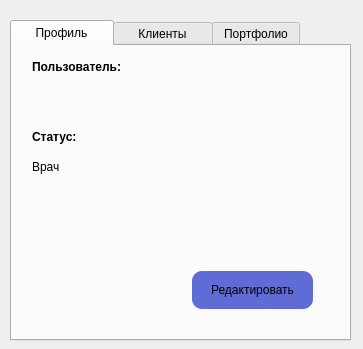
<?xml version="1.0" encoding="UTF-8"?>
<ui version="4.0">
 <class>Form</class>
 <widget class="QWidget" name="Form">
  <property name="geometry">
   <rect>
    <x>0</x>
    <y>0</y>
    <width>363</width>
    <height>349</height>
   </rect>
  </property>
  <property name="windowTitle">
   <string>Form</string>
  </property>
  <widget class="QTabWidget" name="tabWidget">
   <property name="geometry">
    <rect>
     <x>10</x>
     <y>20</y>
     <width>341</width>
     <height>321</height>
    </rect>
   </property>
   <property name="currentIndex">
    <number>0</number>
   </property>
   <widget class="QWidget" name="tab">
    <property name="styleSheet">
     <string notr="true">QPushButton:hover{
background-color: rgb(128, 141, 255);
}
QPushButton{
background-color: rgb(96, 108, 213);
border-radius: 10%;
}</string>
    </property>
    <attribute name="title">
     <string>    Профиль    </string>
    </attribute>
    <widget class="QLabel" name="label">
     <property name="geometry">
      <rect>
       <x>20</x>
       <y>10</y>
       <width>101</width>
       <height>21</height>
      </rect>
     </property>
     <property name="font">
      <font>
       <weight>75</weight>
       <bold>true</bold>
      </font>
     </property>
     <property name="text">
      <string>Пользователь:</string>
     </property>
    </widget>
    <widget class="QLabel" name="nameandfemale">
     <property name="geometry">
      <rect>
       <x>20</x>
       <y>40</y>
       <width>111</width>
       <height>21</height>
      </rect>
     </property>
     <property name="text">
      <string/>
     </property>
    </widget>
    <widget class="QLabel" name="label_2">
     <property name="geometry">
      <rect>
       <x>20</x>
       <y>80</y>
       <width>61</width>
       <height>21</height>
      </rect>
     </property>
     <property name="font">
      <font>
       <weight>75</weight>
       <bold>true</bold>
      </font>
     </property>
     <property name="text">
      <string>Статус:</string>
     </property>
    </widget>
    <widget class="QLabel" name="label_3">
     <property name="geometry">
      <rect>
       <x>20</x>
       <y>110</y>
       <width>61</width>
       <height>21</height>
      </rect>
     </property>
     <property name="text">
      <string>Врач</string>
     </property>
    </widget>
    <widget class="QLineEdit" name="name_space">
     <property name="geometry">
      <rect>
       <x>1000</x>
       <y>40</y>
       <width>113</width>
       <height>20</height>
      </rect>
     </property>
    </widget>
    <widget class="QPushButton" name="fio">
     <property name="geometry">
      <rect>
       <x>1000</x>
       <y>40</y>
       <width>81</width>
       <height>21</height>
      </rect>
     </property>
     <property name="text">
      <string>Ввести ФИО</string>
     </property>
    </widget>
    <widget class="QPushButton" name="createNewName">
     <property name="geometry">
      <rect>
       <x>180</x>
       <y>225</y>
       <width>121</width>
       <height>38</height>
      </rect>
     </property>
     <property name="text">
      <string>Редактировать</string>
     </property>
    </widget>
   </widget>
   <widget class="QWidget" name="tab_2">
    <property name="styleSheet">
     <string notr="true">QPushButton:hover{
background-color: rgb(128, 141, 255);
}
QPushButton{
background-color: rgb(96, 108, 213);
border-radius: 10%;
}</string>
    </property>
    <attribute name="title">
     <string>    Клиенты    </string>
    </attribute>
    <widget class="QTableWidget" name="tableW">
     <property name="geometry">
      <rect>
       <x>0</x>
       <y>0</y>
       <width>331</width>
       <height>191</height>
      </rect>
     </property>
     <property name="palette">
      <palette>
       <active>
        <colorrole role="WindowText">
         <brush brushstyle="SolidPattern">
          <color alpha="255">
           <red>0</red>
           <green>0</green>
           <blue>0</blue>
          </color>
         </brush>
        </colorrole>
        <colorrole role="Button">
         <brush brushstyle="SolidPattern">
          <color alpha="255">
           <red>146</red>
           <green>152</green>
           <blue>240</blue>
          </color>
         </brush>
        </colorrole>
        <colorrole role="Light">
         <brush brushstyle="SolidPattern">
          <color alpha="255">
           <red>255</red>
           <green>255</green>
           <blue>255</blue>
          </color>
         </brush>
        </colorrole>
        <colorrole role="Midlight">
         <brush brushstyle="SolidPattern">
          <color alpha="255">
           <red>200</red>
           <green>203</green>
           <blue>247</blue>
          </color>
         </brush>
        </colorrole>
        <colorrole role="Dark">
         <brush brushstyle="SolidPattern">
          <color alpha="255">
           <red>73</red>
           <green>76</green>
           <blue>120</blue>
          </color>
         </brush>
        </colorrole>
        <colorrole role="Mid">
         <brush brushstyle="SolidPattern">
          <color alpha="255">
           <red>97</red>
           <green>101</green>
           <blue>160</blue>
          </color>
         </brush>
        </colorrole>
        <colorrole role="Text">
         <brush brushstyle="SolidPattern">
          <color alpha="255">
           <red>0</red>
           <green>0</green>
           <blue>0</blue>
          </color>
         </brush>
        </colorrole>
        <colorrole role="BrightText">
         <brush brushstyle="SolidPattern">
          <color alpha="255">
           <red>255</red>
           <green>255</green>
           <blue>255</blue>
          </color>
         </brush>
        </colorrole>
        <colorrole role="ButtonText">
         <brush brushstyle="SolidPattern">
          <color alpha="255">
           <red>0</red>
           <green>0</green>
           <blue>0</blue>
          </color>
         </brush>
        </colorrole>
        <colorrole role="Base">
         <brush brushstyle="SolidPattern">
          <color alpha="255">
           <red>255</red>
           <green>255</green>
           <blue>255</blue>
          </color>
         </brush>
        </colorrole>
        <colorrole role="Window">
         <brush brushstyle="SolidPattern">
          <color alpha="255">
           <red>146</red>
           <green>152</green>
           <blue>240</blue>
          </color>
         </brush>
        </colorrole>
        <colorrole role="Shadow">
         <brush brushstyle="SolidPattern">
          <color alpha="255">
           <red>0</red>
           <green>0</green>
           <blue>0</blue>
          </color>
         </brush>
        </colorrole>
        <colorrole role="AlternateBase">
         <brush brushstyle="SolidPattern">
          <color alpha="255">
           <red>200</red>
           <green>203</green>
           <blue>247</blue>
          </color>
         </brush>
        </colorrole>
        <colorrole role="ToolTipBase">
         <brush brushstyle="SolidPattern">
          <color alpha="255">
           <red>255</red>
           <green>255</green>
           <blue>220</blue>
          </color>
         </brush>
        </colorrole>
        <colorrole role="ToolTipText">
         <brush brushstyle="SolidPattern">
          <color alpha="255">
           <red>0</red>
           <green>0</green>
           <blue>0</blue>
          </color>
         </brush>
        </colorrole>
       </active>
       <inactive>
        <colorrole role="WindowText">
         <brush brushstyle="SolidPattern">
          <color alpha="255">
           <red>0</red>
           <green>0</green>
           <blue>0</blue>
          </color>
         </brush>
        </colorrole>
        <colorrole role="Button">
         <brush brushstyle="SolidPattern">
          <color alpha="255">
           <red>146</red>
           <green>152</green>
           <blue>240</blue>
          </color>
         </brush>
        </colorrole>
        <colorrole role="Light">
         <brush brushstyle="SolidPattern">
          <color alpha="255">
           <red>255</red>
           <green>255</green>
           <blue>255</blue>
          </color>
         </brush>
        </colorrole>
        <colorrole role="Midlight">
         <brush brushstyle="SolidPattern">
          <color alpha="255">
           <red>200</red>
           <green>203</green>
           <blue>247</blue>
          </color>
         </brush>
        </colorrole>
        <colorrole role="Dark">
         <brush brushstyle="SolidPattern">
          <color alpha="255">
           <red>73</red>
           <green>76</green>
           <blue>120</blue>
          </color>
         </brush>
        </colorrole>
        <colorrole role="Mid">
         <brush brushstyle="SolidPattern">
          <color alpha="255">
           <red>97</red>
           <green>101</green>
           <blue>160</blue>
          </color>
         </brush>
        </colorrole>
        <colorrole role="Text">
         <brush brushstyle="SolidPattern">
          <color alpha="255">
           <red>0</red>
           <green>0</green>
           <blue>0</blue>
          </color>
         </brush>
        </colorrole>
        <colorrole role="BrightText">
         <brush brushstyle="SolidPattern">
          <color alpha="255">
           <red>255</red>
           <green>255</green>
           <blue>255</blue>
          </color>
         </brush>
        </colorrole>
        <colorrole role="ButtonText">
         <brush brushstyle="SolidPattern">
          <color alpha="255">
           <red>0</red>
           <green>0</green>
           <blue>0</blue>
          </color>
         </brush>
        </colorrole>
        <colorrole role="Base">
         <brush brushstyle="SolidPattern">
          <color alpha="255">
           <red>255</red>
           <green>255</green>
           <blue>255</blue>
          </color>
         </brush>
        </colorrole>
        <colorrole role="Window">
         <brush brushstyle="SolidPattern">
          <color alpha="255">
           <red>146</red>
           <green>152</green>
           <blue>240</blue>
          </color>
         </brush>
        </colorrole>
        <colorrole role="Shadow">
         <brush brushstyle="SolidPattern">
          <color alpha="255">
           <red>0</red>
           <green>0</green>
           <blue>0</blue>
          </color>
         </brush>
        </colorrole>
        <colorrole role="AlternateBase">
         <brush brushstyle="SolidPattern">
          <color alpha="255">
           <red>200</red>
           <green>203</green>
           <blue>247</blue>
          </color>
         </brush>
        </colorrole>
        <colorrole role="ToolTipBase">
         <brush brushstyle="SolidPattern">
          <color alpha="255">
           <red>255</red>
           <green>255</green>
           <blue>220</blue>
          </color>
         </brush>
        </colorrole>
        <colorrole role="ToolTipText">
         <brush brushstyle="SolidPattern">
          <color alpha="255">
           <red>0</red>
           <green>0</green>
           <blue>0</blue>
          </color>
         </brush>
        </colorrole>
       </inactive>
       <disabled>
        <colorrole role="WindowText">
         <brush brushstyle="SolidPattern">
          <color alpha="255">
           <red>73</red>
           <green>76</green>
           <blue>120</blue>
          </color>
         </brush>
        </colorrole>
        <colorrole role="Button">
         <brush brushstyle="SolidPattern">
          <color alpha="255">
           <red>146</red>
           <green>152</green>
           <blue>240</blue>
          </color>
         </brush>
        </colorrole>
        <colorrole role="Light">
         <brush brushstyle="SolidPattern">
          <color alpha="255">
           <red>255</red>
           <green>255</green>
           <blue>255</blue>
          </color>
         </brush>
        </colorrole>
        <colorrole role="Midlight">
         <brush brushstyle="SolidPattern">
          <color alpha="255">
           <red>200</red>
           <green>203</green>
           <blue>247</blue>
          </color>
         </brush>
        </colorrole>
        <colorrole role="Dark">
         <brush brushstyle="SolidPattern">
          <color alpha="255">
           <red>73</red>
           <green>76</green>
           <blue>120</blue>
          </color>
         </brush>
        </colorrole>
        <colorrole role="Mid">
         <brush brushstyle="SolidPattern">
          <color alpha="255">
           <red>97</red>
           <green>101</green>
           <blue>160</blue>
          </color>
         </brush>
        </colorrole>
        <colorrole role="Text">
         <brush brushstyle="SolidPattern">
          <color alpha="255">
           <red>73</red>
           <green>76</green>
           <blue>120</blue>
          </color>
         </brush>
        </colorrole>
        <colorrole role="BrightText">
         <brush brushstyle="SolidPattern">
          <color alpha="255">
           <red>255</red>
           <green>255</green>
           <blue>255</blue>
          </color>
         </brush>
        </colorrole>
        <colorrole role="ButtonText">
         <brush brushstyle="SolidPattern">
          <color alpha="255">
           <red>73</red>
           <green>76</green>
           <blue>120</blue>
          </color>
         </brush>
        </colorrole>
        <colorrole role="Base">
         <brush brushstyle="SolidPattern">
          <color alpha="255">
           <red>146</red>
           <green>152</green>
           <blue>240</blue>
          </color>
         </brush>
        </colorrole>
        <colorrole role="Window">
         <brush brushstyle="SolidPattern">
          <color alpha="255">
           <red>146</red>
           <green>152</green>
           <blue>240</blue>
          </color>
         </brush>
        </colorrole>
        <colorrole role="Shadow">
         <brush brushstyle="SolidPattern">
          <color alpha="255">
           <red>0</red>
           <green>0</green>
           <blue>0</blue>
          </color>
         </brush>
        </colorrole>
        <colorrole role="AlternateBase">
         <brush brushstyle="SolidPattern">
          <color alpha="255">
           <red>146</red>
           <green>152</green>
           <blue>240</blue>
          </color>
         </brush>
        </colorrole>
        <colorrole role="ToolTipBase">
         <brush brushstyle="SolidPattern">
          <color alpha="255">
           <red>255</red>
           <green>255</green>
           <blue>220</blue>
          </color>
         </brush>
        </colorrole>
        <colorrole role="ToolTipText">
         <brush brushstyle="SolidPattern">
          <color alpha="255">
           <red>0</red>
           <green>0</green>
           <blue>0</blue>
          </color>
         </brush>
        </colorrole>
       </disabled>
      </palette>
     </property>
     <property name="font">
      <font>
       <family>Segoe UI Light</family>
      </font>
     </property>
     <property name="focusPolicy">
      <enum>Qt::NoFocus</enum>
     </property>
     <property name="contextMenuPolicy">
      <enum>Qt::DefaultContextMenu</enum>
     </property>
     <property name="acceptDrops">
      <bool>false</bool>
     </property>
     <property name="dragEnabled">
      <bool>false</bool>
     </property>
     <column>
      <property name="text">
       <string>Дата</string>
      </property>
     </column>
     <column>
      <property name="text">
       <string>Логин</string>
      </property>
     </column>
     <column>
      <property name="text">
       <string>Описание</string>
      </property>
     </column>
     <column>
      <property name="text">
       <string>Диагноз</string>
      </property>
     </column>
     <column>
      <property name="text">
       <string>Имя доктора</string>
      </property>
     </column>
    </widget>
    <widget class="QPushButton" name="save">
     <property name="geometry">
      <rect>
       <x>100</x>
       <y>244</y>
       <width>151</width>
       <height>31</height>
      </rect>
     </property>
     <property name="text">
      <string>Сохранить изменения</string>
     </property>
    </widget>
    <widget class="QLabel" name="label_5">
     <property name="geometry">
      <rect>
       <x>60</x>
       <y>210</y>
       <width>241</width>
       <height>20</height>
      </rect>
     </property>
     <property name="font">
      <font>
       <weight>50</weight>
       <italic>false</italic>
       <bold>false</bold>
      </font>
     </property>
     <property name="text">
      <string>Изменяйте только диагноз, пожалуйста</string>
     </property>
    </widget>
   </widget>
   <widget class="QWidget" name="tab_3">
    <property name="styleSheet">
     <string notr="true">QPushButton:hover{
background:  rgb(108, 128, 255);
}
QPushButton{
background:rgb(89, 90, 184);
border-radius: 10%;
}</string>
    </property>
    <attribute name="title">
     <string>Портфолио</string>
    </attribute>
    <widget class="QLabel" name="label_4">
     <property name="geometry">
      <rect>
       <x>20</x>
       <y>20</y>
       <width>211</width>
       <height>16</height>
      </rect>
     </property>
     <property name="font">
      <font>
       <pointsize>-1</pointsize>
      </font>
     </property>
     <property name="styleSheet">
      <string notr="true">font-size: 15px</string>
     </property>
     <property name="text">
      <string>Расскажите о себе клиентам</string>
     </property>
    </widget>
    <widget class="QPlainTextEdit" name="descrip">
     <property name="geometry">
      <rect>
       <x>20</x>
       <y>50</y>
       <width>251</width>
       <height>101</height>
      </rect>
     </property>
    </widget>
    <widget class="QPushButton" name="apdate_descr">
     <property name="geometry">
      <rect>
       <x>20</x>
       <y>170</y>
       <width>115</width>
       <height>33</height>
      </rect>
     </property>
     <property name="text">
      <string>Опубликовать</string>
     </property>
    </widget>
    <widget class="QLabel" name="complete">
     <property name="geometry">
      <rect>
       <x>160</x>
       <y>170</y>
       <width>91</width>
       <height>31</height>
      </rect>
     </property>
     <property name="text">
      <string/>
     </property>
    </widget>
   </widget>
  </widget>
 </widget>
 <resources/>
 <connections/>
</ui>
